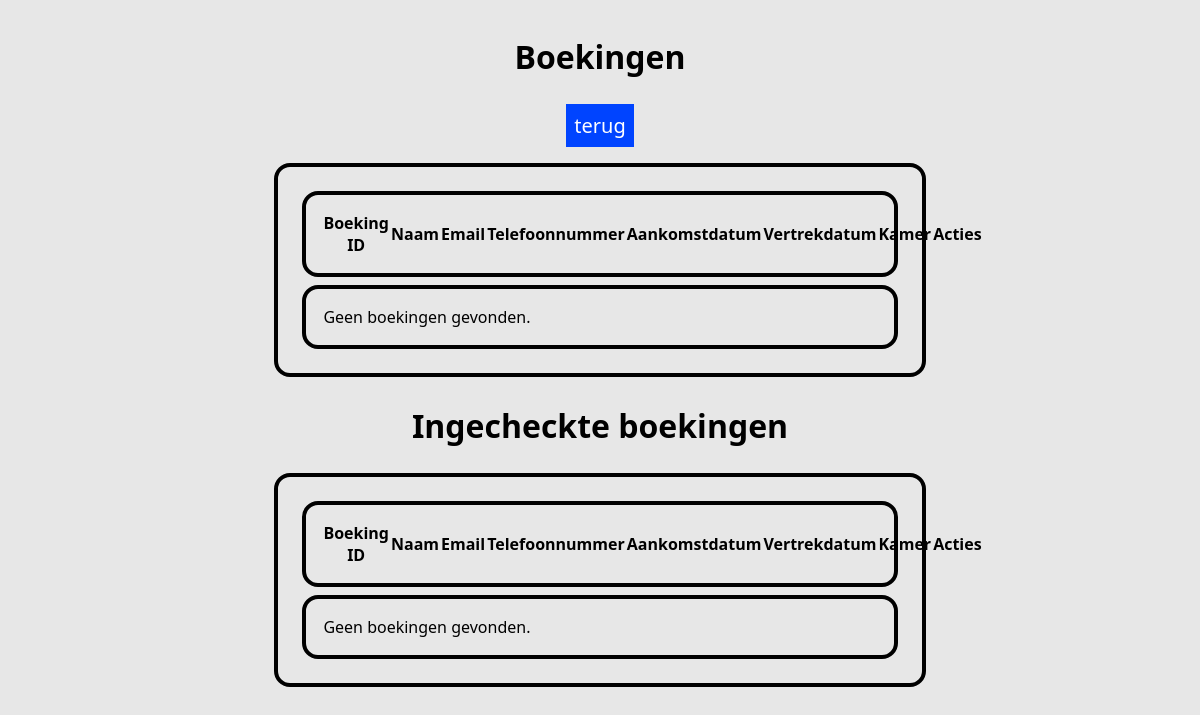
Page /admin/overzicht.php (signed in) on the earlier database version.
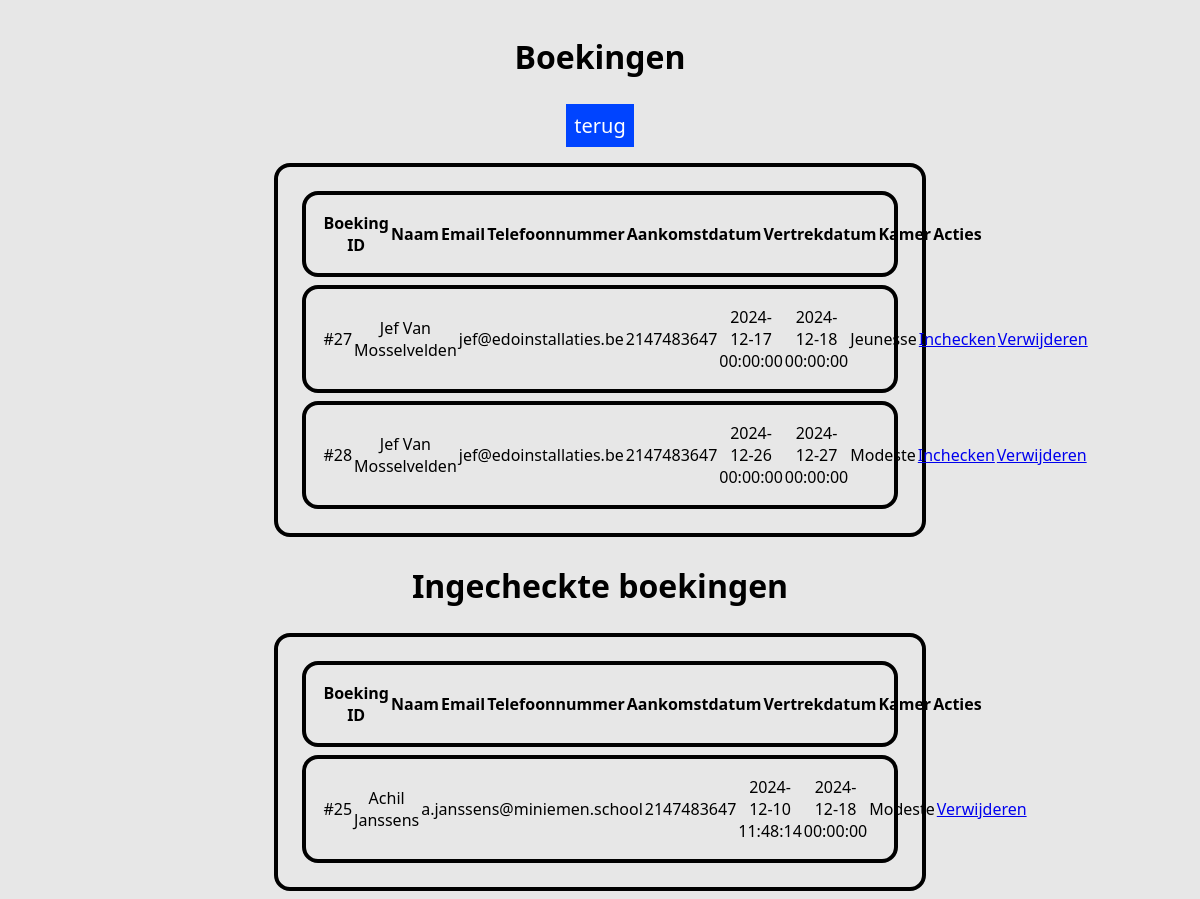
Same page on the later database version.
### tables this page shows
CREATE TABLE `tblboeking` (
  `PKBoeking` int(11) NOT NULL,
  `PersoonFK` int(11) DEFAULT NULL,
  `AantalPersonen` int(11) NOT NULL,
  `TotaalPrijs` float NOT NULL,
  `KamerFK` int(11) NOT NULL,
  `Check_in` datetime NOT NULL,
  `Check_out` datetime NOT NULL,
  `Checked_in` tinyint(1) NOT NULL,
  `betaald` int(1) DEFAULT NULL,
  `SessionID` text NOT NULL,
  `Reservatie` datetime NOT NULL DEFAULT current_timestamp()
);

CREATE TABLE `tblpersoon` (
  `PKPersoon` int(11) NOT NULL,
  `Voornaam` varchar(50) NOT NULL,
  `Naam` varchar(50) NOT NULL,
  `Geboortedatum` date NOT NULL,
  `Straat` varchar(50) NOT NULL,
  `Huisnummer` varchar(5) NOT NULL,
  `Bus` varchar(5) DEFAULT NULL,
  `GemeenteFK` int(11) NOT NULL,
  `Email` varchar(50) NOT NULL,
  `Telefoon` int(15) NOT NULL
);

CREATE TABLE `tblkamer` (
  `PKKamer` int(11) NOT NULL,
  `KamerNaam` varchar(50) NOT NULL,
  `Capaciteit` int(11) NOT NULL,
  `Prijs` float NOT NULL,
  `Wifi` tinyint(1) NOT NULL,
  `Televisie` tinyint(1) NOT NULL,
  `Airco` tinyint(1) NOT NULL
);

### admin/overzicht.php (the view, shortened to what this page needs)
<?php
include('../config/conn.php');
?>
<!DOCTYPE html>
<html lang="nl">
<head>
    <link rel="stylesheet" href="style/styles.css">
</head>
<body>
    <section class="dashcontainer">
        <h1>Boekingen</h1>
        <a class="terugknop" href="index.php">terug</a>
        <table class="boekingen">
            <tr>
                <th>Boeking ID</th>
                <th>Naam</th>
                <th>Email</th>
                <th>Telefoonnummer</th>
                <th>Aankomstdatum</th>
                <th>Vertrekdatum</th>
                <th>Kamer</th>
                <th>Acties</th>
            </tr>
            <?php
            $sql = "SELECT *
                    FROM tblboeking
                    INNER JOIN tblpersoon ON tblboeking.PersoonFK = tblpersoon.PKPersoon
                    INNER JOIN tblkamer ON tblboeking.KamerFK = tblkamer.PKKamer
                    WHERE tblboeking.Check_out >= CURDATE() AND Checked_in = '0'
                    ORDER BY tblboeking.Check_in ASC";
            $result = $conn->query($sql);
            if ($result->num_rows > 0) {
                while($row = $result->fetch_assoc()) {
                    echo "<tr>";
                    echo "<td>#" . $row['PKBoeking'] . "</td>";
                    echo "<td>" . $row['Voornaam'] . " " . $row['Naam'] . "</td>";
                    echo "<td>" . $row['Email'] . "</td>";
                    echo "<td>" . $row['Telefoon'] . "</td>";
                    echo "<td>" . $row['Check_in'] . "</td>";
                    echo "<td>" . $row['Check_out'] . "</td>";
                    echo "<td>" . $row['KamerNaam'] . "</td>";
                    echo "<td><a href='utility/boekingfuncties.php?checkin=" . $row['PKBoeking'] . "'>Inchecken</a></td>";
                    echo "<td><a href='utility/boekingfuncties.php?delete=" . $row['PKBoeking'] . "'>Verwijderen</a></td>";
                    echo "</tr>";
                }
            } else {
                echo "<tr><td colspan='8'>Geen boekingen gevonden.</td></tr>";
            }
            ?>
        </table>
    </section>
    <section class="dashcontainer">
        <h1>Ingecheckte boekingen</h1>
        <table class="boekingen">
            <tr>
                <th>Boeking ID</th>
                <th>Naam</th>
                <th>Email</th>
                <th>Telefoonnummer</th>
                <th>Aankomstdatum</th>
                <th>Vertrekdatum</th>
                <th>Kamer</th>
                <th>Acties</th>
            </tr>
            <?php
            $sql = "SELECT * FROM tblboeking
                    INNER JOIN tblpersoon ON tblboeking.PersoonFK = tblpersoon.PKPersoon
                    INNER JOIN tblkamer ON tblboeking.KamerFK = tblkamer.PKKamer
                    WHERE tblboeking.Check_out >= CURDATE() AND Checked_in = '1'
                    ORDER BY tblboeking.Check_in ASC";
            $result = $conn->query($sql);
            if ($result->num_rows > 0) {
                while($row = $result->fetch_assoc()) {
                    echo "<tr>";
                    echo "<td>#" . $row['PKBoeking'] . "</td>";
                    echo "<td>" . $row['Voornaam'] . " " . $row['Naam'] . "</td>";
                    echo "<td>" . $row['Email'] . "</td>";
                    echo "<td>" . $row['Telefoon'] . "</td>";
                    echo "<td>" . $row['Check_in'] . "</td>";
                    echo "<td>" . $row['Check_out'] . "</td>";
                    echo "<td>" . $row['KamerNaam'] . "</td>";
                    echo "<td><a href='utility/boekingfuncties.php?delete=" . $row['PKBoeking'] . "'>Verwijderen</a></td>";
                    echo "</tr>";
                }
            } else {
                echo "<tr><td colspan='8'>Geen boekingen gevonden.</td></tr>";
            }
            ?>
    </section>
</body>
</html>

Differences in the rows shown:
added tblboeking: PKBoeking "27", tblpersoon.Voornaam "Jef", tblpersoon.Naam "Van Mosselvelden", tblpersoon.Email "jef@edoinstallaties.be", tblpersoon.Telefoon "2147483647", Check_in "2024-12-17 00:00:00", Check_out "2024-12-18 00:00:00", tblkamer.KamerNaam "Jeunesse", shown under "Boekingen"
added tblboeking: PKBoeking "28", tblpersoon.Voornaam "Jef", tblpersoon.Naam "Van Mosselvelden", tblpersoon.Email "jef@edoinstallaties.be", tblpersoon.Telefoon "2147483647", Check_in "2024-12-26 00:00:00", Check_out "2024-12-27 00:00:00", tblkamer.KamerNaam "Modeste", shown under "Boekingen"
added tblboeking: PKBoeking "25", tblpersoon.Voornaam "Achil", tblpersoon.Naam "Janssens", tblpersoon.Email "a.janssens@miniemen.school", tblpersoon.Telefoon "2147483647", Check_in "2024-12-10 11:48:14", Check_out "2024-12-18 00:00:00", tblkamer.KamerNaam "Modeste", shown under "Ingecheckte boekingen"
Other differences:
text no longer shown: "Geen boekingen gevonden. Geen boekingen gevonden."
